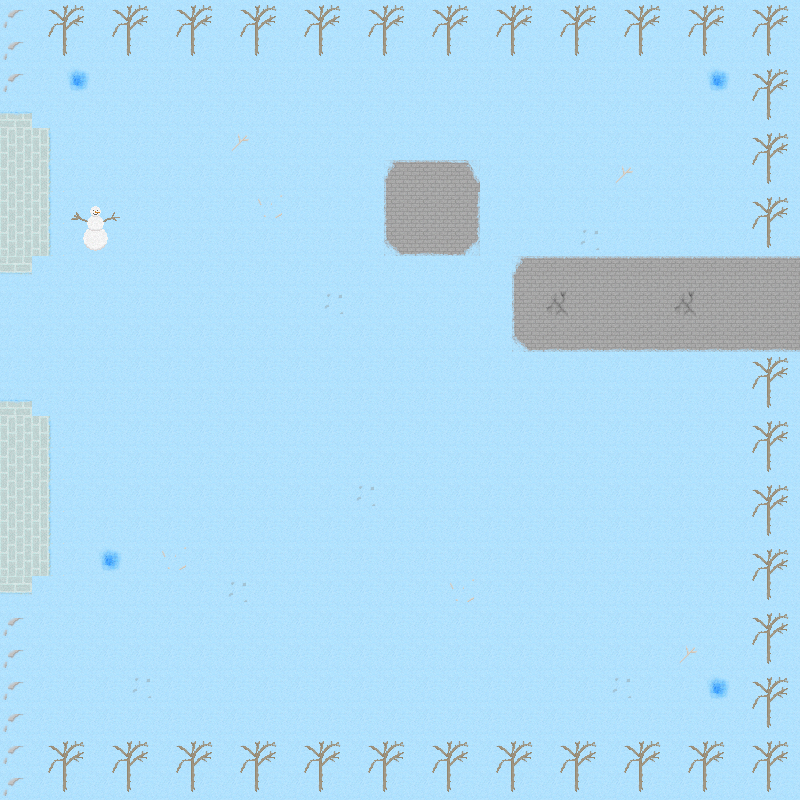

The image is a tile-based game level rendered from a .tmx file. Its description and complete source (layers, tilesets, objects, tile grids) follow:
An orthogonal 25x25 tile map with 32x32 px tiles, 2 tile layers (ground, walls) and 6 objects (3x maplesyrup, player, enemy, tutorialDoor).

<map version="1.2" tiledversion="1.3.4" orientation="orthogonal" renderorder="right-down" width="25" height="25" tilewidth="32" tileheight="32" infinite="0" nextlayerid="4" nextobjectid="8">
 <editorsettings>
  <export target="tutorial.lua" format="lua" />
 </editorsettings>
 <tileset firstgid="1" source="tiles.tsx" />
 <layer id="1" name="ground" width="25" height="25">
  <data encoding="csv">
2,2,2,2,2,2,2,2,2,2,2,2,2,2,2,2,2,2,2,2,2,2,2,2,2,
2,2,2,2,2,2,2,2,2,2,2,2,2,2,2,2,2,2,2,2,2,2,2,2,2,
2,2,7,2,2,2,2,2,2,2,2,2,2,2,2,2,2,2,2,2,2,2,7,2,2,
2,2,2,2,2,2,2,2,2,2,2,2,2,2,2,2,2,2,2,2,2,2,2,2,2,
2,2,2,2,2,2,2,4,2,2,2,2,2,2,2,2,2,2,2,2,2,2,2,2,2,
2,2,2,2,2,2,2,2,2,2,2,2,18,24,19,2,2,2,2,4,2,2,2,2,2,
2,2,2,2,2,2,2,2,5,2,2,2,22,16,23,2,2,2,2,2,2,2,2,2,2,
2,2,2,2,2,2,2,2,2,2,2,2,20,25,21,2,2,2,3,2,2,2,2,2,2,
2,2,2,2,2,2,2,2,2,2,2,2,2,2,2,2,18,24,24,24,24,24,24,24,24,
2,2,2,2,2,2,2,2,2,2,3,2,2,2,2,2,22,17,16,16,16,17,16,16,16,
2,2,2,2,2,2,2,2,2,2,2,2,2,2,2,2,20,25,25,25,25,25,25,25,25,
2,2,2,2,2,2,2,2,2,2,2,2,2,2,2,2,2,2,2,2,2,2,2,2,2,
2,2,2,2,2,2,2,2,2,2,2,2,2,2,2,2,2,2,2,2,2,2,2,2,2,
2,2,2,2,2,2,2,2,2,2,2,2,2,2,2,2,2,2,2,2,2,2,2,2,2,
2,2,2,2,2,2,2,2,2,2,2,2,2,2,2,2,2,2,2,2,2,2,2,2,2,
2,2,2,2,2,2,2,2,2,2,2,3,2,2,2,2,2,2,2,2,2,2,2,2,2,
2,2,2,2,2,2,2,2,2,2,2,2,2,2,2,2,2,2,2,2,2,2,2,2,2,
2,2,2,7,2,5,2,2,2,2,2,2,2,2,2,2,2,2,2,2,2,2,2,2,2,
2,2,2,2,2,2,2,3,2,2,2,2,2,2,5,2,2,2,2,2,2,2,2,2,2,
2,2,2,2,2,2,2,2,2,2,2,2,2,2,2,2,2,2,2,2,2,2,2,2,2,
2,2,2,2,2,2,2,2,2,2,2,2,2,2,2,2,2,2,2,2,2,4,2,2,2,
2,2,2,2,3,2,2,2,2,2,2,2,2,2,2,2,2,2,2,3,2,2,7,2,2,
2,2,2,2,2,2,2,2,2,2,2,2,2,2,2,2,2,2,2,2,2,2,2,2,2,
2,2,2,2,2,2,2,2,2,2,2,2,2,2,2,2,2,2,2,2,2,2,2,2,2,
2,2,2,2,2,2,2,2,2,2,2,2,2,2,2,2,2,2,2,2,2,2,2,2,2
</data>
 </layer>
 <layer id="2" name="walls" width="25" height="25">
  <properties>
   <property name="collidable" type="bool" value="true" />
  </properties>
  <data encoding="csv">
6,32,33,32,33,32,33,32,33,32,33,32,33,32,33,32,33,32,33,32,33,32,33,32,33,
6,47,48,47,48,47,48,47,48,47,48,47,48,47,48,47,48,47,48,47,48,47,48,47,48,
6,0,0,0,0,0,0,0,0,0,0,0,0,0,0,0,0,0,0,0,0,0,0,32,33,
62,0,0,0,0,0,0,0,0,0,0,0,0,0,0,0,0,0,0,0,0,0,0,47,48,
66,63,0,0,0,0,0,0,0,0,0,0,0,0,0,0,0,0,0,0,0,0,0,32,33,
66,63,0,0,0,0,0,0,0,0,0,0,0,0,0,0,0,0,0,0,0,0,0,47,48,
66,63,34,35,0,0,0,0,0,0,0,0,0,0,0,0,0,0,0,0,0,0,0,32,33,
66,63,49,50,0,0,0,0,0,0,0,0,0,0,0,0,0,0,0,0,0,0,0,47,48,
61,0,0,0,0,0,0,0,0,0,0,0,0,0,0,0,0,0,0,0,0,0,0,0,0,
0,0,0,0,0,0,0,0,0,0,0,0,0,0,0,0,0,0,0,0,0,0,0,0,0,
0,0,0,0,0,0,0,0,0,0,0,0,0,0,0,0,0,0,0,0,0,0,0,0,0,
0,0,0,0,0,0,0,0,0,0,0,0,0,0,0,0,0,0,0,0,0,0,0,32,33,
62,0,0,0,0,0,0,0,0,0,0,0,0,0,0,0,0,0,0,0,0,0,0,47,48,
66,63,0,0,0,0,0,0,0,0,0,0,0,0,0,0,0,0,0,0,0,0,0,32,33,
66,63,0,0,0,0,0,0,0,0,0,0,0,0,0,0,0,0,0,0,0,0,0,47,48,
66,63,0,0,0,0,0,0,0,0,0,0,0,0,0,0,0,0,0,0,0,0,0,32,33,
66,63,0,0,0,0,0,0,0,0,0,0,0,0,0,0,0,0,0,0,0,0,0,47,48,
66,63,0,0,0,0,0,0,0,0,0,0,0,0,0,0,0,0,0,0,0,0,0,32,33,
61,0,0,0,0,0,0,0,0,0,0,0,0,0,0,0,0,0,0,0,0,0,0,47,48,
6,0,0,0,0,0,0,0,0,0,0,0,0,0,0,0,0,0,0,0,0,0,0,32,33,
6,0,0,0,0,0,0,0,0,0,0,0,0,0,0,0,0,0,0,0,0,0,0,47,48,
6,0,0,0,0,0,0,0,0,0,0,0,0,0,0,0,0,0,0,0,0,0,0,32,33,
6,0,0,0,0,0,0,0,0,0,0,0,0,0,0,0,0,0,0,0,0,0,0,47,48,
6,32,33,32,33,32,33,32,33,32,33,32,33,32,33,32,33,32,33,32,33,32,33,32,33,
6,47,48,47,48,47,48,47,48,47,48,47,48,47,48,47,48,47,48,47,48,47,48,47,48
</data>
 </layer>
 <objectgroup id="3" name="sprites">
  <object id="1" name="player" x="64" y="320" />
  <object id="2" name="enemy" x="448" y="192">
   <properties>
    <property name="Dialogue" type="int" value="1" />
    <property name="Is" value="enemy" />
   </properties>
  </object>
  <object id="3" name="tutorialDoor" x="736" y="256" width="39.9734" height="95.6147">
   <properties>
    <property name="Is" value="door" />
    <property name="LeadsTo" value="level1" />
   </properties>
  </object>
  <object id="4" name="maplesyrup" x="96" y="448">
   <properties>
    <property name="Is" value="maplesyrup" />
   </properties>
  </object>
  <object id="5" name="maplesyrup" x="448" y="128">
   <properties>
    <property name="Is" value="maplesyrup" />
   </properties>
  </object>
  <object id="6" name="maplesyrup" x="640" y="480">
   <properties>
    <property name="Is" value="maplesyrup" />
   </properties>
  </object>
 </objectgroup>
</map>
